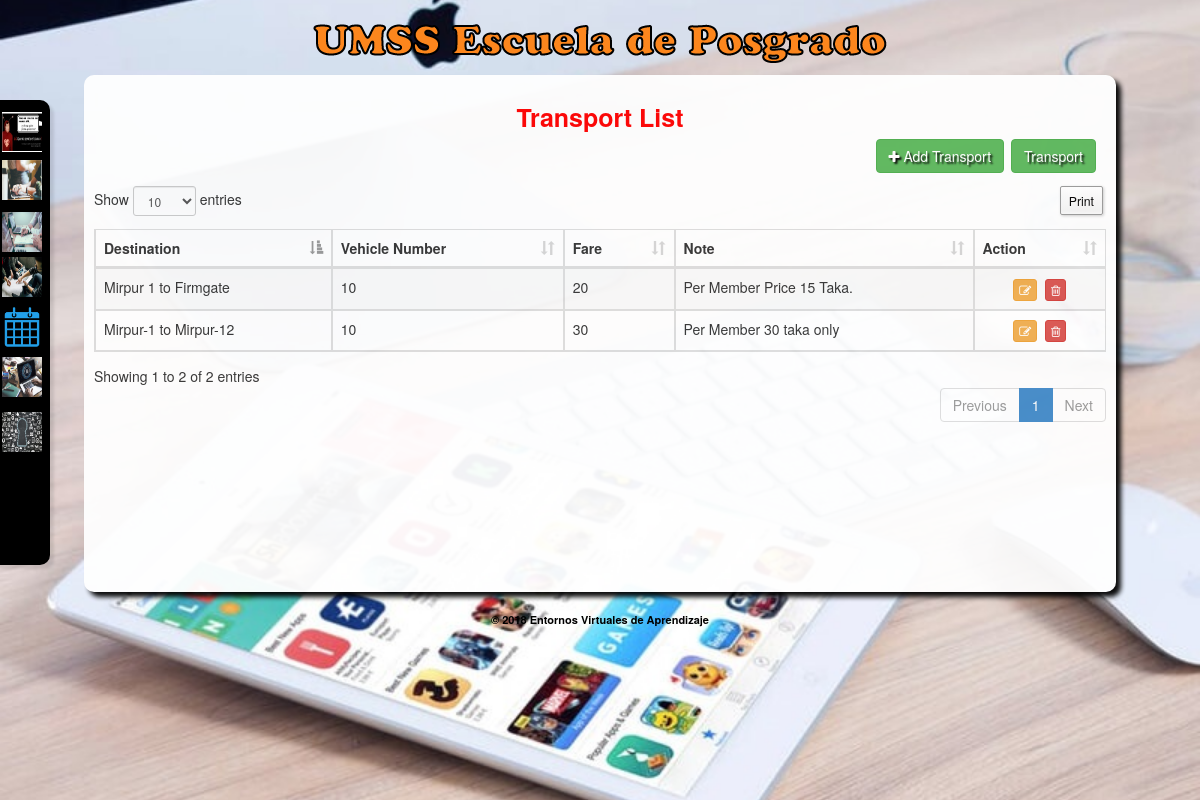
/transport/transport_list.php (signed in), run on the app's committed database.
### tables this page shows
CREATE TABLE IF NOT EXISTS `tbl_add_transport` (
  `transport_id` int(11) NOT NULL AUTO_INCREMENT,
  `destination` varchar(200) NOT NULL,
  `vehicle` int(11) NOT NULL,
  `fare` varchar(100) NOT NULL,
  `note` varchar(500) NOT NULL,
  `created_date` timestamp NOT NULL DEFAULT CURRENT_TIMESTAMP,
  PRIMARY KEY (`transport_id`)
);

### transport/transport_list.php (the view, shortened to what this page needs)
<?php include('../header.php');
?>
<link type="text/css" href="<?php echo WEB_URL; ?>css/bootstrap.css" rel="stylesheet" />
<div class="content content_inside">
  <div class="header_text">
    <div class="header_text_left">Transport List</div>
    <div class="top_common_bar">
      <div class="obj_right" style="padding-right:10px !important;"><a class="btn btn_add_new btn-success" href="<?php echo WEB_URL; ?>transport/add_transport.php"><i class="fa fa-plus"></i>&nbsp;Add Transport</a>&nbsp;<a class="btn btn_add_new btn-success" href="<?php echo WEB_URL; ?>transport/transport.php"><i class="fa"></i>Transport</a></div>
    </div>
  </div>
  <div class="list" style="width:100%;">
    <table width="100%" align="center" class="table sakotable table-bordered table-striped dt-responsive">
      <thead>
        <tr>
          <th>Destination</th>
          <th>Vehicle Number</th>
          <th>Fare</th>
          <th>Note</th>
          <th>Action</th>
        </tr>
      </thead>
      <tbody>
        <?php
				$result = mysql_query("Select * from tbl_add_transport order by transport_id desc",$link);
				while($row = mysql_fetch_array($result)){?>
        <tr>
          <td><?php echo $row['destination']; ?></td>
          <td><?php echo $row['vehicle']; ?></td>
          <td><?php echo $row['fare']; ?></td>
          <td ><?php echo $row['note']; ?></td>
          <td align="center"><a title="Edit" data-toggle="tooltip" data-placement="top" class="btn btn-warning btn-xs mrg" href="<?php echo WEB_URL;?>transport/add_transport.php?id=<?php echo $row['transport_id']; ?>"><i class="fa fa-edit"></i></a>&nbsp;&nbsp;<a title="Delete" data-toggle="tooltip" data-placement="top" class="btn btn-danger btn-xs mrg" onClick="deleteTransport(<?php echo $row['transport_id']; ?>);" href="javascript:void(0);"><i class="fa fa-trash-o"></i></a></td>
        </tr>
        <?php } mysql_close($link); ?>
      </tbody>
    </table>
  </div>
</div>
<?php include('../copyright.php');?>
</div>
<?php include('../footer.php');?>

### css/style.css (style rules this page uses)
body { font-family: Verdana,Arial,Helvetica,sans-serif; font-size: 12px; }
.content { width:86%; height:auto; margin:0 auto; background:#fff; opacity: 0.95; box-shadow:5px 5px 5px #000; border-radius:10px; min-height:517px; position:relative; }
.content_inside { padding:10px; }
a { outline:none !important; }
.header_text { width:100%; font-size:25px; color:red; text-align:center; font-weight:bold; padding-top:15px; margin-bottom:20px; }
.header_text_left { width:100%; text-align:center; }
.list { margin:10px; width:1100px; margin:0 auto; padding:0; }
.top_common_bar { margin-bottom:50px; }
.obj_right { float:right; }

### data on the page
tbl_add_transport: destination "Mirpur 1 to Firmgate", vehicle "10", fare "20", note "Per Member Price 15 Taka."
tbl_add_transport: destination "Mirpur-1 to Mirpur-12", vehicle "10", fare "30", note "Per Member 30 taka only"
